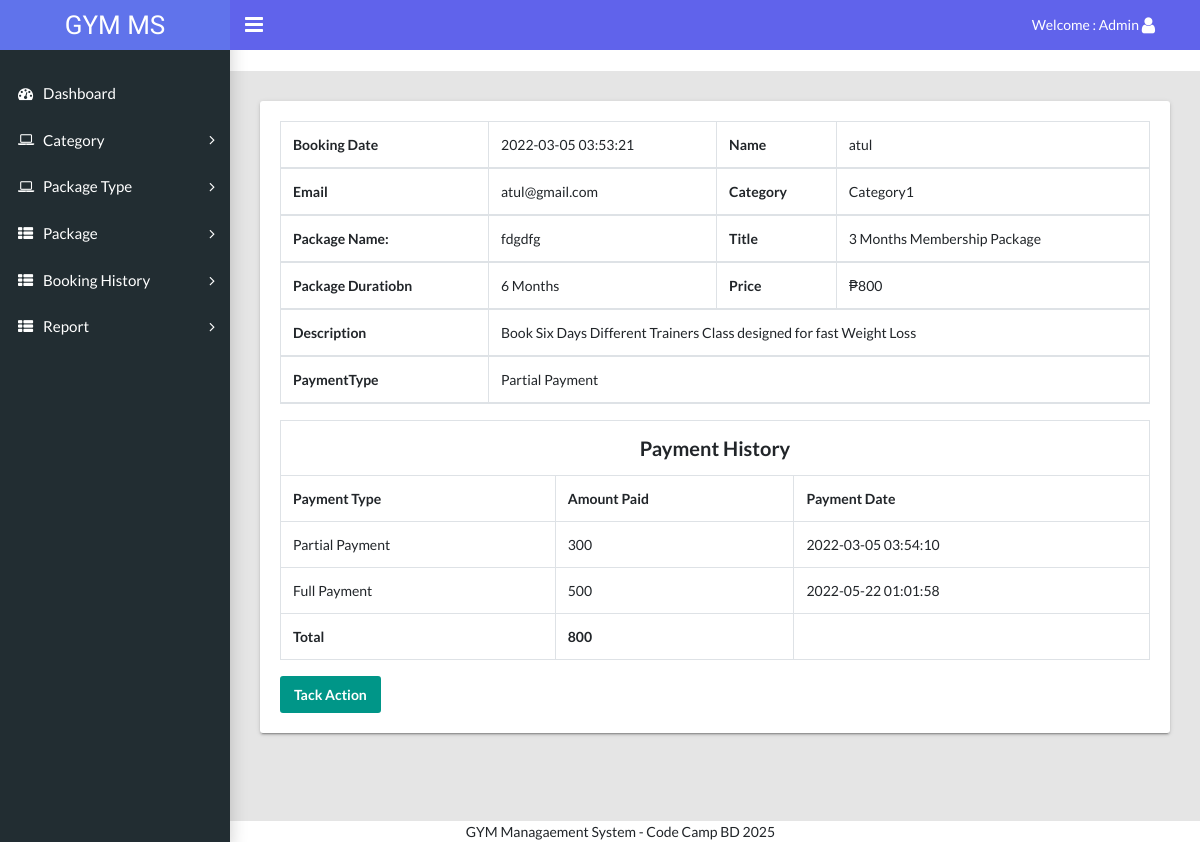
Page /admin/booking-history-details.php?bookingid=1 (signed in) on the committed database.
### tables this page shows
CREATE TABLE `tblbooking` (
  `id` int(11) NOT NULL,
  `package_id` varchar(45) DEFAULT NULL,
  `userid` varchar(45) DEFAULT NULL,
  `booking_date` timestamp NULL DEFAULT current_timestamp(),
  `payment` varchar(45) DEFAULT NULL,
  `paymentType` varchar(45) DEFAULT NULL
);

CREATE TABLE `tbluser` (
  `id` int(11) NOT NULL,
  `fname` varchar(45) DEFAULT NULL,
  `lname` varchar(45) DEFAULT NULL,
  `email` varchar(45) DEFAULT NULL,
  `mobile` varchar(45) DEFAULT NULL,
  `password` varchar(100) DEFAULT NULL,
  `state` varchar(45) DEFAULT NULL,
  `city` varchar(45) DEFAULT NULL,
  `address` varchar(200) DEFAULT NULL,
  `create_date` timestamp NULL DEFAULT current_timestamp()
);

CREATE TABLE `tblcategory` (
  `id` int(11) NOT NULL,
  `category_name` varchar(45) DEFAULT NULL,
  `status` varchar(45) DEFAULT '0'
);

CREATE TABLE `tblpackage` (
  `id` int(11) NOT NULL,
  `cate_id` varchar(45) DEFAULT NULL,
  `PackageName` varchar(45) DEFAULT NULL
);

CREATE TABLE `tbladdpackage` (
  `id` int(11) NOT NULL,
  `category` varchar(45) DEFAULT NULL,
  `titlename` varchar(450) DEFAULT NULL,
  `PackageType` varchar(45) DEFAULT NULL,
  `PackageDuratiobn` varchar(45) DEFAULT NULL,
  `Price` varchar(45) DEFAULT NULL,
  `uploadphoto` varchar(450) DEFAULT NULL,
  `Description` varchar(450) DEFAULT NULL,
  `create_date` timestamp NULL DEFAULT current_timestamp()
);

CREATE TABLE `tblpayment` (
  `id` int(11) NOT NULL,
  `bookingID` varchar(45) DEFAULT NULL,
  `paymentType` varchar(45) DEFAULT NULL,
  `payment` varchar(45) DEFAULT NULL,
  `payment_date` timestamp NULL DEFAULT current_timestamp()
);

### admin/booking-history-details.php (the view, shortened to what this page needs)
<?php session_start();
include  'include/config.php';
if (strlen($_SESSION['adminid']==0)) {
  header('location:logout.php');
  } else{
$bookindid=$_GET['bookingid'];
?>
<!DOCTYPE html>
<html lang="en">
  <head>
    <link rel="stylesheet" type="text/css" href="css/main.css">
    <link rel="stylesheet" type="text/css" href="https://maxcdn.bootstrapcdn.com/font-awesome/4.7.0/css/font-awesome.min.css">
  </head>
  <body class="app sidebar-mini rtl">
   <?php include 'include/header.php'; ?>
    <?php include 'include/sidebar.php'; ?>
      <marquee onMouseOver="this.stop()" style="color: #e92f33;" onMouseOut="this.start()"></marquee>
    <main class="app-content">
       <div class="row">
        <div class="col-md-12">
          <div class="tile">
            <div class="tile-body">
              <table class="table table-hover table-bordered">
                <thead>
                   <?php
                  $sql="SELECT t1.id as bookingid,t3.fname as Name, t3.email as email,t1.booking_date as bookingdate,t2.titlename as title,t2.PackageDuratiobn as PackageDuratiobn,
t2.Price as Price,t2.Description as Description,t4.category_name as category_name,t5.PackageName as PackageName,payment,paymentType FROM tblbooking as t1
 join tbladdpackage as t2
on t1.package_id =t2.id
join tbluser as t3
on t1.userid=t3.id
join tblcategory as t4
on t2.category=t4.id
join tblpackage as t5
on t2.PackageType=t5.id
 where t1.id=:bookindid";
                  $query= $dbh->prepare($sql);
                  $query->bindParam(':bookindid',$bookindid, PDO::PARAM_STR);
                  $query-> execute();
                  $results = $query -> fetchAll(PDO::FETCH_OBJ);
                  $cnt=1;
                  if($query -> rowCount() > 0)
                  {
                  foreach($results as $result)
                  {
                  ?>
                  <tr>
                   <th>Booking Date</th>
                   <td><?php echo $result->bookingdate; ?></td>
                    <th>Name</th>
                    <td><?php echo $result->Name; ?></td>
                  </tr>
                  <tr>
                   <th>Email</th>
                   <td><?php echo $result->email; ?></td>
                    <th>Category</th>
                    <td><?php echo $result->category_name; ?></td>
                  </tr>
                  <tr>
                   <th>Package Name:</th>
                   <td><?php echo $result->PackageName; ?></td>
                    <th>Title</th>
                    <td><?php echo $result->title; ?></td>
                  </tr>
                  <tr>
                   <th>Package Duratiobn</th>
                   <td><?php echo $result->PackageDuratiobn; ?></td>
                    <th>Price</th>
                    <td><?php echo $result->Price; ?></td>
                  </tr>
                  <tr>
                   <th>Description</th>
                   <td colspan="3"><?php echo $result->Description; ?></td>
                  </tr>
                  <tr>
                   <th>PaymentType</th>
                   <td colspan="3"><?php echo $ptype=$result->paymentType; ?></td>
                  </tr>
                  <?php  $cnt=$cnt+1; } } ?>
                </thead>
              </table>
            <?php   $sql="SELECT * from tblpayment
 where bookingID=:bookindid";
                  $query= $dbh->prepare($sql);
                  $query->bindParam(':bookindid',$bookindid, PDO::PARAM_STR);
                  $query-> execute();
                  $results = $query -> fetchAll(PDO::FETCH_OBJ);
                  if($query -> rowCount() > 0)
                  { ?>
                       <table class="table table-hover table-bordered">
                        <tr>
                          <th colspan="3" style="text-align:center;font-size:20px;">Payment History</th>
                        </tr>
                        <tr>
                          <th>Payment Type</th>
                          <th>Amount Paid</th>
                          <th>Payment Date</th>
                        </tr>
 <?php foreach($results as $result)
                  { ?>
<tr>
  <td><?php echo $result->paymentType; ?></td>
  <td><?php echo $tpayment=$result->payment; ?></td>
  <td><?php echo $result->payment_date; ?></td>
</tr>
<?php
$gpayment+=$tpayment;
}  ?>
<tr>
  <th>Total</th>
  <th><?php echo $gpayment;?></th>
</tr>
                       </table>
                     <?php } ?>
               <td>
                <?php
                if($ptype=='Full Payment')
                {
                  echo ' <button type="button" class="btn btn-primary" disabled="" data-toggle="modal" data-target="#myModal">Tack Action</button>';
                }
                else{
echo ' <button type="button" class="btn btn-primary" data-toggle="modal" data-target="#myModal">Tack Action</button>';                }
               ?>
                     </td>
            </div>
          </div>
        </div>
      </div>
    </main>
    <?php include_once 'include/footer.php' ?>
  </body>
</html>
  <?php } ?>

### admin/include/header.php (shortened to what this page needs)
<header style="background-color: #6063eb;"  class="app-header"><a style="background-color: #6073eb;" class="app-header__logo" href="index.php">GYM MS</a>
     <a style="background-color: #6063eb;" class="app-sidebar__toggle" href="#" data-toggle="sidebar" aria-label="Hide Sidebar"></a>
     <ul class="app-nav">
       <li class="dropdown"><a class="app-nav__item" href="#" data-toggle="dropdown" aria-label="Open Profile Menu">Welcome : Admin <i class="fa fa-user fa-lg"></i></a>
       </li>
     </ul>
   </header>

### admin/include/sidebar.php (shortened to what this page needs)
<aside class="app-sidebar">
      <ul class="app-menu">
        <li><a class="app-menu__item" href="index.php"><i class="app-menu__icon fa fa-dashboard"></i><span class="app-menu__label">Dashboard</span></a></li>
        <li class="treeview"><a class="app-menu__item" href="#" data-toggle="treeview"><i class="app-menu__icon fa fa-laptop"></i><span class="app-menu__label">Category</span><i class="treeview-indicator fa fa-angle-right"></i></a>
        </li>
        <li class="treeview"><a class="app-menu__item" href="#" data-toggle="treeview"><i class="app-menu__icon fa fa-laptop"></i><span class="app-menu__label">Package Type</span><i class="treeview-indicator fa fa-angle-right"></i></a>
        </li>
        <li class="treeview"><a class="app-menu__item" href="#" data-toggle="treeview"><i class="app-menu__icon fa fa-th-list"></i><span class="app-menu__label">Package</span><i class="treeview-indicator fa fa-angle-right"></i></a>
        </li>
 <li class="treeview"><a class="app-menu__item" href="#" data-toggle="treeview"><i class="app-menu__icon fa fa-th-list"></i><span class="app-menu__label">Booking History</span><i class="treeview-indicator fa fa-angle-right"></i></a>
        </li>
          <li class="treeview"><a class="app-menu__item" href="#" data-toggle="treeview"><i class="app-menu__icon fa fa-th-list"></i><span class="app-menu__label">Report</span><i class="treeview-indicator fa fa-angle-right"></i></a>
        </li>
      </ul>
    </aside>

### admin/include/footer.php
<footer class="">
		<div class="container">
			<div class="footer-bottom">
				<div class="row">
					<div class="col-md-8 text-md-right">
						<div class="copyright">
GYM Managaement System - Code Camp BD <?php echo date('Y') ?></div>
					</div>
				</div>
			</div>
		</div>
	</footer>

### rows in the picture
tblbooking: booking_date "2022-03-05 03:53:21", userid.fname "atul", userid.email "atul@gmail.com", tblcategory.category_name "Category1", tblpackage.PackageName "fdgdfg", tbladdpackage.titlename "3 Months Membership Package", tbladdpackage.PackageDuratiobn "6 Months", tbladdpackage.Price "₱800", tbladdpackage.Description "Book Six Days Different Trainers Class designed for fast Weight Loss", paymentType "Partial Payment"
tblpayment: paymentType "Partial Payment", payment "300", payment_date "2022-03-05 03:54:10"
tblpayment: paymentType "Full Payment", payment "500", payment_date "2022-05-22 01:01:58"

### other values in the picture
$gpayment "800"
